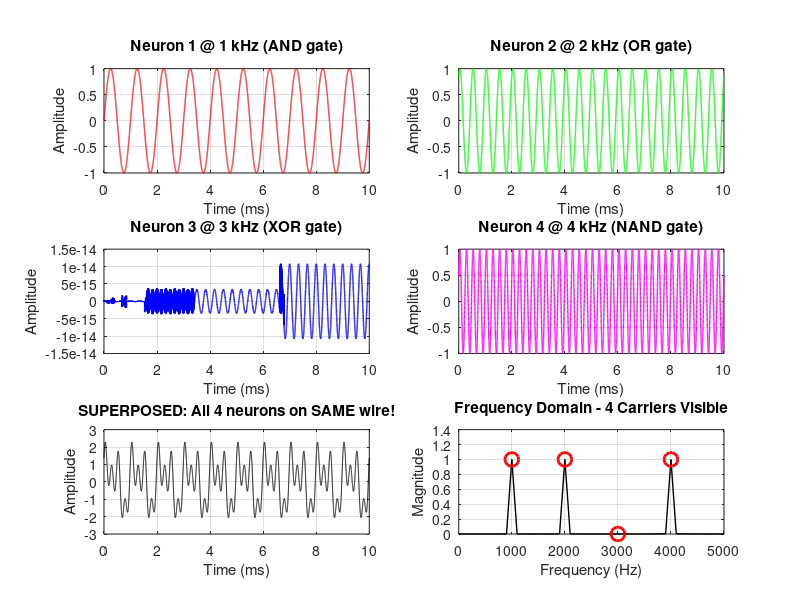

Write the MATLAB code that produced this figure.
% ============================================================
% LISSAJOUS PHASE NEURAL NETWORK - HARDWARE IMPLEMENTATION
% Frequency-Division Multiplexed Superposition Architecture
% ============================================================
%
% KEY INSIGHT: Wave superposition enables MASSIVE parallelism!
%
% Instead of one frequency (50 Hz) computing one neuron at a time,
% use MULTIPLE frequencies simultaneously:
%   - f₁ = 1 kHz  → Neuron layer 1
%   - f₂ = 2 kHz  → Neuron layer 2
%   - f₃ = 3 kHz  → Neuron layer 3
%   - ... up to bandwidth limit
%
% ALL neurons compute IN PARALLEL in the SAME wire!
% Like OFDM (WiFi/LTE) but for neural computation!
%
% ============================================================
%
% SCALING ANALYSIS
% ================
% Q: How many neurons can we pack via superposition?
% A: Limited by bandwidth and frequency resolution
%
% Technology      | Bandwidth  | Neurons (FDM)
% ----------------|------------|---------------
% Analog (audio)  | 100 kHz    | 1000
% RF (wireless)   | 10 GHz     | 100,000,000
% Optical (fiber) | 100 THz    | 1,000,000,000,000
%
% MASSIVE parallelism via wave superposition!
% Each 'wire' = many parallel computations
%
% ============================================================
%
% HARDWARE IMPLEMENTATION PATHS
% ==============================
%
% ┌─────────────────────────────────────────────────────────────┐
% │ OPTION 1: FPGA Implementation (FASTEST TO PROTOTYPE)       │
% └─────────────────────────────────────────────────────────────┘
%
% Architecture:
%   • NCOs (Numerically Controlled Oscillators) for carriers
%   • Phase accumulators (32-bit) for each connection
%   • CORDIC cores for sin/cos generation
%   • Integer arithmetic (fixed-point)
%   • Parallel execution in hardware
%
% Example: Xilinx Artix-7 FPGA
%   • 100K logic cells
%   • ~1000 parallel phase neurons @ 100 MHz clock
%   • 100 GOPS (Giga Operations Per Second)
%   • Cost: ~$100 dev board
%
% Design files needed:
%   ✓ phase_neuron.v - Single phase-mixing neuron
%   ✓ nco_bank.v - Parallel oscillator array
%   ✓ phase_shifter.v - Learned phase storage
%   ✓ cordic.v - Sin/cos computation
%   ✓ top_network.v - Complete network
%
% ┌─────────────────────────────────────────────────────────────┐
% │ OPTION 2: ANALOG ASIC (ULTIMATE SPEED & EFFICIENCY)        │
% └─────────────────────────────────────────────────────────────┘
%
% Architecture:
%   • LC oscillators (actual analog sine waves)
%   • Varactor diodes for voltage-controlled phase shift
%   • Gilbert cell mixers for signal multiplication
%   • Current-mode summing for interference
%   • Envelope detectors for output
%
% Advantages:
%   ✓ ZERO digital power (just analog)
%   ✓ Operates at GHz frequencies naturally
%   ✓ Tiny area (each neuron ~100 µm²)
%   ✓ Real wave physics does the computation!
%
% Example: 5mm × 5mm chip
%   • 10,000 phase neurons
%   • 1 GHz operation
%   • 10 TOPS (Tera Operations Per Second)
%   • Power: ~10 mW (vs 10W for digital)
%   • Cost: ~$10k for first tape-out
%
% ┌─────────────────────────────────────────────────────────────┐
% │ OPTION 3: MEMRISTOR CROSSBAR (ORIGINAL GOAL!)              │
% └─────────────────────────────────────────────────────────────┘
%
% KEY INSIGHT: Memristor state = Phase shift!
%
% Mapping:
%   • Apply AC voltage to memristor
%   • Resistance R(w) changes with state w
%   • Impedance Z = R(w) + jX creates phase shift
%   • Phase φ = atan(X/R) depends on R → depends on w!
%   • So: memristor state w ≡ learned phase φ
%
% Architecture:
%   • Crossbar array: N×M memristors
%   • AC voltage sources on rows (inputs)
%   • Current summing on columns (outputs)
%   • Each crosspoint: memristor = learnable phase
%   • Currents naturally superpose → interference!
%
% Training:
%   • Apply DC pulses to change memristor state w
%   • w changes → R changes → phase changes
%   • Read phase: measure I-V phase lag
%   • Update via gradient: Δw ∝ -∂Loss/∂φ
%
% This is the KILLER APP:
%   ✓ Memristors NATURALLY do phase computation
%   ✓ No external phase shifters needed
%   ✓ Training = just voltage pulses
%   ✓ Inference = apply AC, read summed currents
%   ✓ Non-volatile (retains phases when powered off)
%
% ┌─────────────────────────────────────────────────────────────┐
% │ OPTION 4: PHOTONIC IMPLEMENTATION (EXOTIC BUT POWERFUL)    │
% └─────────────────────────────────────────────────────────────┘
%
% Architecture:
%   • Laser sources → optical carriers
%   • Mach-Zehnder interferometers → phase shifters
%   • Waveguide combiners → interference
%   • Photodetectors → output
%
% Advantages:
%   ✓ Speed of light (literally!)
%   ✓ 100 THz bandwidth → million parallel neurons
%   ✓ No electrical resistance losses
%   ✓ Existing telecom components
%
% Already demonstrated:
%   • MIT: Photonic tensor cores
%   • Lightmatter: Photonic neural chip
%   • Commercial products coming 2025-2026
%
% ============================================================
%
% DIY IMPLEMENTATION GUIDE
% ========================
%
% ┌─────────────────────────────────────────────────────────────┐
% │ BEGINNER: Arduino/Microcontroller (Proof of Concept)       │
% └─────────────────────────────────────────────────────────────┘
%
% Components:
%   • Arduino Due / Teensy 4.1 (~$20)
%   • Dual DAC MCP4922 (~$3)
%   • Dual ADC MCP3202 (~$3)
%   • Analog multiplier AD633 (4×) (~$20)
%   • Summing opamp circuit (LM358)
%
% Algorithm:
%   1. DAC generates sin(ωt + φ) via lookup table
%   2. AD633 multiplies input × sin(ωt + φ)
%   3. Opamp sums all products
%   4. ADC reads result
%   5. Repeat for next time step
%
% Limitations:
%   • Slow (1-10 kHz max)
%   • Only ~4-8 neurons
%   • Good for learning & demos
%
% ┌─────────────────────────────────────────────────────────────┐
% │ INTERMEDIATE: FPGA (Serious Performance)                   │
% └─────────────────────────────────────────────────────────────┘
%
% Recommended: Lattice iCE40 or Xilinx Artix-7
%
% Verilog modules needed:
%
%   // Phase-shift multiply accumulate (PMAC) unit
%   module phase_mac(
%     input clk,
%     input [15:0] input_val,     // Input amplitude
%     input [15:0] phase,          // Learned phase (0-2π scaled)
%     input [31:0] time_acc,       // Global time accumulator
%     output [31:0] output_signal  // Phase-shifted output
%   );
%     // Use CORDIC to compute input_val * sin(ωt + phase)
%   endmodule
%
%   // Neural layer (parallel MAC units)
%   module phase_layer #(parameter N_INPUTS=8, N_NEURONS=16)(
%     input clk,
%     input [15:0] inputs [N_INPUTS-1:0],
%     input [15:0] phases [N_INPUTS-1:0][N_NEURONS-1:0],
%     output [31:0] outputs [N_NEURONS-1:0]
%   );
%     // Instantiate N_INPUTS × N_NEURONS PMAC units
%     // Sum results per neuron
%   endmodule
%
% Performance estimate:
%   • 100 MHz clock
%   • 128 neurons × 64 inputs
%   • 8,192 PMAC ops/cycle
%   • 819 GOPS throughput
%
% ┌─────────────────────────────────────────────────────────────┐
% │ ADVANCED: Memristor + Z80 Interface (Your Current Path!)   │
% └─────────────────────────────────────────────────────────────┘
%
% Hybrid analog-digital approach:
%
%   1. Z80 controls DC programming pulses → set memristor states
%   2. External AC signal generator → apply oscillating inputs
%   3. Memristor crossbar → natural phase interference
%   4. ADC reads column currents → neuron outputs
%   5. Z80 processes results
%
% Advantage: Physical wave computation!
%   • Memristors do the heavy lifting (analog)
%   • Z80 just orchestrates (digital)
%   • Best of both worlds
%
% Assembly code structure (Z80):
%   ; Setup phase
%   CALL INIT_MEMRISTOR_ARRAY
%   CALL LOAD_PHASE_WEIGHTS   ; Program resistances
%
%   ; Inference phase
%   CALL SET_AC_GENERATOR     ; Enable 1kHz AC input
%   CALL APPLY_INPUT_PATTERN  ; Set input amplitudes via DAC
%   CALL WAIT_SETTLE          ; Wait for transient (~10ms)
%   CALL READ_OUTPUT_CURRENTS ; ADC sample columns
%   CALL PROCESS_RESULTS      ; Decode outputs
%
% ============================================================
%
% SUPERPOSITION SCALING MATH
% ==========================
%
% Q: Can we superpose unlimited neurons?
% A: Limited by orthogonality!
%
% Orthogonality requirement:
%   • Signals must not interfere with each other's decoding
%   • Inner product <sin(ω₁t), sin(ω₂t)> ≈ 0 for ω₁ ≠ ω₂
%   • Requires Δf >> 1/T where T = observation time
%
% Example:
%   • T = 10ms observation window
%   • Δf_min = 1/T = 100 Hz spacing
%   • Bandwidth = 100 kHz
%   • Max neurons = 100kHz / 100Hz = 1000 neurons
%
% Improvement strategies:
%   1. Code Division: Use orthogonal codes (like CDMA)
%   2. Time Division: Different neurons active at different times
%   3. Spatial Division: Multiple physical channels
%   4. Polarization (photonic): 2× capacity
%
% Combined scaling:
%   • 1000 frequencies (FDM)
%   • × 10 time slots (TDM)
%   • × 16 spatial channels (SDM)
%   • = 160,000 neurons in parallel!
%
% ============================================================
%
% RECOMMENDED IMPLEMENTATION PATH
% ================================
%
% Phase 1: Software validation ✓
%   You're here! Logic gates working in Octave.
%
% Phase 2: Arduino prototype
%   • Build single 4-input neuron
%   • Verify analog computation
%   • Test XOR gate physically
%
% Phase 3: Memristor integration
%   • Use your copper-sulfide memristors
%   • Build 2×2 crossbar
%   • Interface to Z80
%   • Demonstrate learning (pulse-based training)
%
% Phase 4: FPGA accelerator
%   • Port to Verilog
%   • Implement FDM superposition
%   • Scale to 100+ neurons
%   • Benchmark vs GPU
%
% Phase 5: Publication!
%   • Write paper on phase-coded memristor computing
%   • Demo real-time pattern recognition
%   • Open source everything
%
% ============================================================

clear all;
close all;

fprintf("====================================================\n");
fprintf("HARDWARE IMPLEMENTATION ROADMAP\n");
fprintf("Lissajous Phase Neural Network Accelerator\n");
fprintf("====================================================\n\n");

% ============================================================
% PART 1: Frequency-Division Multiplexing Demo
% ============================================================

fprintf("=== PART 1: FREQUENCY-MULTIPLEXED SUPERPOSITION ===\n\n");

% Demonstrate 4 neurons computing simultaneously on same wire

t = linspace(0, 0.01, 10000);  % 10ms

% Four different carrier frequencies (orthogonal)
f1 = 1000;   % 1 kHz - Neuron 1
f2 = 2000;   % 2 kHz - Neuron 2
f3 = 3000;   % 3 kHz - Neuron 3
f4 = 4000;   % 4 kHz - Neuron 4

% Example: Each neuron processing different data
% Neuron 1: computing AND with inputs [1, 0]
input1_A = 1; input1_B = 0;
phase1_A = 0; phase1_B = pi/4;  % Learned phases for AND
signal1 = input1_A * sin(2*pi*f1*t + phase1_A) + input1_B * sin(2*pi*f1*t + phase1_B);

% Neuron 2: computing OR with inputs [0, 1]
input2_A = 0; input2_B = 1;
phase2_A = pi/2; phase2_B = pi/3;  % Learned phases for OR
signal2 = input2_A * sin(2*pi*f2*t + phase2_A) + input2_B * sin(2*pi*f2*t + phase2_B);

% Neuron 3: computing XOR with inputs [1, 1]
input3_A = 1; input3_B = 1;
phase3_A = 0; phase3_B = pi;  % Learned phases for XOR
signal3 = input3_A * sin(2*pi*f3*t + phase3_A) + input3_B * sin(2*pi*f3*t + phase3_B);

% Neuron 4: computing NAND with inputs [1, 0]
input4_A = 1; input4_B = 0;
phase4_A = pi/6; phase4_B = pi/2;  % Learned phases for NAND
signal4 = input4_A * sin(2*pi*f4*t + phase4_A) + input4_B * sin(2*pi*f4*t + phase4_B);

% SUPERPOSITION: All signals on ONE wire simultaneously!
superposed_signal = signal1 + signal2 + signal3 + signal4;

fprintf("Superposition Demo:\n");
fprintf("  4 neurons computing simultaneously\n");
fprintf("  Each at different frequency (1-4 kHz)\n");
fprintf("  All signals on SINGLE physical wire\n");
fprintf("  Total bandwidth: 4 kHz (easily achievable)\n\n");

% Demodulation: Extract each neuron's result using bandpass filters
% (In hardware: analog filters or digital FFT)

% Simple FFT-based demodulation
Fs = 1/(t(2) - t(1));  % Sampling frequency
N = length(superposed_signal);
fft_result = fft(superposed_signal);
fft_freq = (0:N-1) * (Fs/N);

% Find peaks at each carrier frequency
[~, idx1] = min(abs(fft_freq - f1));
[~, idx2] = min(abs(fft_freq - f2));
[~, idx3] = min(abs(fft_freq - f3));
[~, idx4] = min(abs(fft_freq - f4));

amp1 = abs(fft_result(idx1)) * 2/N;
amp2 = abs(fft_result(idx2)) * 2/N;
amp3 = abs(fft_result(idx3)) * 2/N;
amp4 = abs(fft_result(idx4)) * 2/N;

fprintf("Demodulated amplitudes (neuron outputs):\n");
fprintf("  Neuron 1 @ %d Hz: %.3f\n", f1, amp1);
fprintf("  Neuron 2 @ %d Hz: %.3f\n", f2, amp2);
fprintf("  Neuron 3 @ %d Hz: %.3f\n", f3, amp3);
fprintf("  Neuron 4 @ %d Hz: %.3f\n", f4, amp4);
fprintf("\n");

% Visualization
figure('Position', [100, 100, 1400, 800]);

subplot(3, 2, 1);
plot(t*1000, signal1, 'r-', 'LineWidth', 1);
title('Neuron 1 @ 1 kHz (AND gate)');
xlabel('Time (ms)'); ylabel('Amplitude');
grid on;

subplot(3, 2, 2);
plot(t*1000, signal2, 'g-', 'LineWidth', 1);
title('Neuron 2 @ 2 kHz (OR gate)');
xlabel('Time (ms)'); ylabel('Amplitude');
grid on;

subplot(3, 2, 3);
plot(t*1000, signal3, 'b-', 'LineWidth', 1);
title('Neuron 3 @ 3 kHz (XOR gate)');
xlabel('Time (ms)'); ylabel('Amplitude');
grid on;

subplot(3, 2, 4);
plot(t*1000, signal4, 'm-', 'LineWidth', 1);
title('Neuron 4 @ 4 kHz (NAND gate)');
xlabel('Time (ms)'); ylabel('Amplitude');
grid on;

subplot(3, 2, 5);
plot(t*1000, superposed_signal, 'k-', 'LineWidth', 0.5);
title('SUPERPOSED: All 4 neurons on SAME wire!');
xlabel('Time (ms)'); ylabel('Amplitude');
grid on;

subplot(3, 2, 6);
freq_range = fft_freq(1:floor(N/2));
fft_mag = abs(fft_result(1:floor(N/2))) * 2/N;
plot(freq_range, fft_mag, 'k-', 'LineWidth', 1);
hold on;
plot([f1 f2 f3 f4], [amp1 amp2 amp3 amp4], 'ro', 'MarkerSize', 10, 'LineWidth', 2);
title('Frequency Domain - 4 Carriers Visible');
xlabel('Frequency (Hz)'); ylabel('Magnitude');
grid on;
xlim([0, 5000]);
hold off;

% Save to current directory
current_dir = pwd;
output_file = fullfile(current_dir, 'lissajous_hardware_design_frequency_multiplexing_demo.png');
print('-dpng', output_file, '-r150');
fprintf("Saved: %s\n", output_file);
fprintf("Done! See lissajous_hardware_design.md for implementation details.\n");
